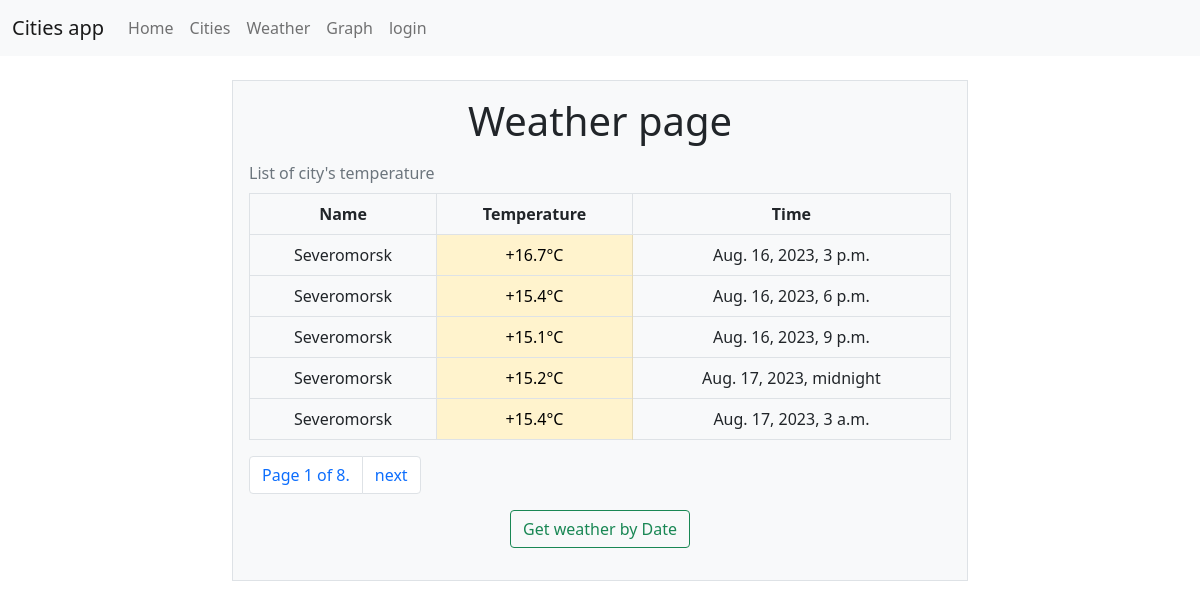
The app's page /weather/3 with its own data.
### apps/weather/models.py (models this page shows, shortened)
class WeatherValue(models.Model):
    class Meta:
        db_table = "cities_weathervalue"
    date = models.DateTimeField(default=datetime.datetime.now())
    value = models.FloatField(default=0)
    cities = models.ForeignKey(City, on_delete=models.CASCADE)

### apps/cities/models.py (models this page shows)
class City(models.Model):
    def __str__(self):
        return self.name
    class Meta:
        db_table = "cities_city"
    name = models.CharField(max_length=255)

### apps/weather/list_views/weather_detail_view.py (the view)
# urls.py: path('<int:id>', CityWeatherListView.as_view(), name='city-weather'),
class CityWeatherListView(ListView):
    paginate_by = 5
    template_name = "weather/weather_list.html"
    context_object_name = "city_weathers"
    def get_queryset(self):
        city_id = self.request.path.split("/")[-1]
        return weather_queries.get_weather_by_city(city_id)

### apps/weather/queries/weather_queries.py (called while the page is built)
def get_weather_by_city(city_id: int):
    return WeatherValue.objects.\
        filter(cities_id=city_id)

### apps/templates/weather/weathervalue_list.html (shortened to what this page needs)
{% extends "base.html"%}
{% block content %}
{% if object_list.count > 0 %}
<h2 class="display-6">Weather page</h2>
    <table class="table align-middle table-bordered caption-top">
        <caption>List of city's temperature</caption>
        <thead>
            <th>Name</th>
            <th>Temperature</th>
            <th>Time</th>
        </thead>
        {% for weather in object_list %}
        <tr>
            <td>{{ weather.cities }}</td>
            {% if weather.value == 0 %}
            <td class="table-light">{{ weather.value }}&deg;C</td>
            {% elif weather.value < 0 %}
            <td class="table-primary">{{ weather.value }}&deg;C</td>
            {% elif weather.value < 10 %}
            <td class="table-info">+{{ weather.value }}&deg;C</td>
            {% elif weather.value < 15 %}
            <td class="table-success">+{{ weather.value }}&deg;C</td>
            {% elif weather.value < 20 %}
            <td class="table-warning">+{{ weather.value }}&deg;C</td>
            {% else %}
            <td class="table-danger">+{{ weather.value }}&deg;C</td>
            {% endif %}
            <td>{{ weather.date }}</td>
        </tr>
        {% endfor %}
    </table>
    <nav aria-label="Page navigation example">
        <ul class="pagination">
            <li class="page-item">
                <a class="page-link">Page {{ page_obj.number }} of {{ paginator.num_pages }}.</a>
            </li>
            {% if page_obj.has_next %}
            <li class="page-item">
                <a class="page-link" href="?page={{ page_obj.next_page_number }}" >next</a>
            </li>
            {% endif %}
        </ul>
    </nav>
    {% else %}
    <div class="mb-3">
        <p class="display-4">Nothing to show</p>
        <p class="display-6">If you want to see all records - press "Show all"</p>
        <a href="/weather" class="btn btn-outline-success">Show all</a>
    </div>
    {% endif %}
<div class="mb-3">
    <a class = "btn btn-outline-success" href="date/">Get weather by Date</a>
</div>
{% endblock content %}

### records on screen
WeatherValue: cities "Severomorsk", value "16.7", date "Aug. 16, 2023, 3 p.m."
WeatherValue: cities "Severomorsk", value "15.4", date "Aug. 16, 2023, 6 p.m."
WeatherValue: cities "Severomorsk", value "15.1", date "Aug. 16, 2023, 9 p.m."
WeatherValue: cities "Severomorsk", value "15.2", date "Aug. 17, 2023, midnight"
WeatherValue: cities "Severomorsk", value "15.4", date "Aug. 17, 2023, 3 a.m."

### other values on screen
{{ page_obj.number }} "1"
{{ paginator.num_pages }} "8"
